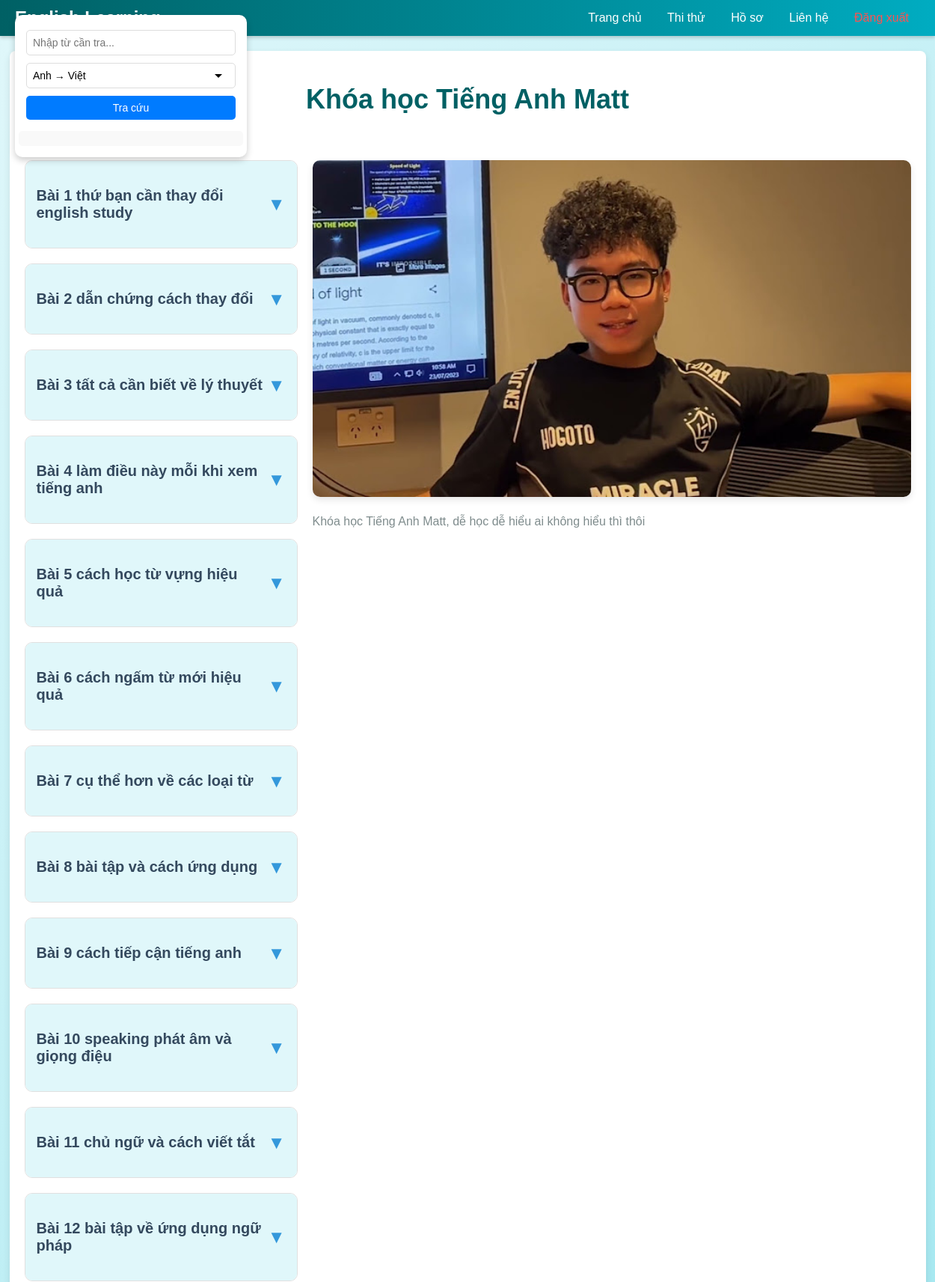
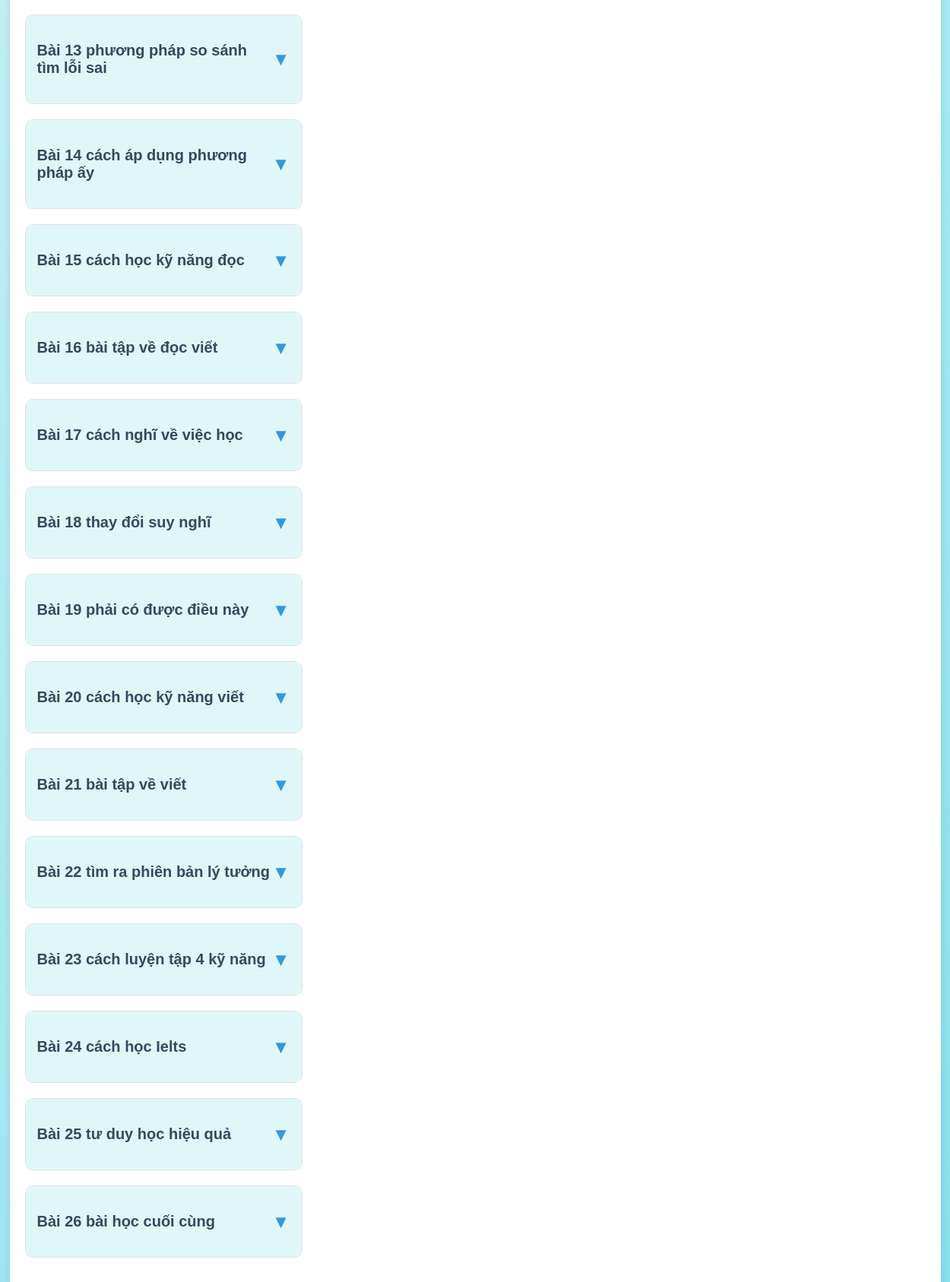
Page /admin/course_detail.php?id=12 (signed in, upper part) on the committed database (2 pictures, top to bottom).
### tables this page shows
CREATE TABLE `courses` (
  `id` int(11) NOT NULL,
  `course_name` varchar(255) NOT NULL,
  `description` text DEFAULT NULL,
  `image` varchar(255) DEFAULT NULL,
  `content_file` varchar(255) DEFAULT NULL,
  `start_date` date DEFAULT NULL,
  `end_date` date DEFAULT NULL,
  `created_at` timestamp NOT NULL DEFAULT current_timestamp(),
  `title` varchar(255) NOT NULL,
  `price` decimal(10,2) NOT NULL DEFAULT 0.00,
  `teacher_name` varchar(255) NOT NULL,
  `video_file` varchar(255) NOT NULL,
  `category` enum('grammar','reading','listening','pronunciation','free') NOT NULL DEFAULT 'free',
  `media_type` enum('audio','video') DEFAULT 'video',
  `media_url` varchar(255) DEFAULT NULL,
  `learning_outcomes` text DEFAULT NULL,
  `likes` int(11) DEFAULT 0
);

CREATE TABLE `sub_lessons` (
  `id` int(11) NOT NULL,
  `course_id` int(11) NOT NULL,
  `title` varchar(255) NOT NULL,
  `description` text DEFAULT NULL,
  `video_url` varchar(255) DEFAULT NULL,
  `content_file` varchar(255) DEFAULT NULL,
  `order_number` int(11) DEFAULT 0
);

### admin/course_detail.php (the view, shortened to what this page needs)
<?php
require_once '../config/config.php';
$course_id = filter_var($_GET['id'] ?? 0, FILTER_SANITIZE_NUMBER_INT);
$stmt = $conn->prepare("SELECT * FROM courses WHERE id = ?");
$stmt->bind_param("i", $course_id);
$stmt->execute();
$course = $stmt->get_result()->fetch_assoc() ?: die("Khóa học không tồn tại!");
$stmt = $conn->prepare("SELECT * FROM sub_lessons WHERE course_id = ? ORDER BY order_number ASC");
$stmt->bind_param("i", $course_id);
$stmt->execute();
$sub_lessons = $stmt->get_result();
?>
<!DOCTYPE html>
<html lang="vi">
<head>
</head>
<body>
<?php include '../searchbar/index.php'; ?>
    <header>
        <div class="logo"><a href="../admin/dashboard.php">English Learning</a></div>
        <nav>
            <a href="../admin/dashboard.php">Trang chủ</a>
            <a href="../test/select_test.php">Thi thử</a>
            <a href="../profile.php">Hồ sơ</a>
            <a href="../contact.php">Liên hệ</a>
            <a href="../auth/logout.php" style="color: #ff5252;">Đăng xuất</a>
        </nav>
    </header>
    <main>
        <div class="course-detail-container">
            <div class="course-header">
                <h1><?php echo htmlspecialchars($course['title']); ?></h1>
            </div>
            <div class="content-wrapper">
                <div class="left-content">
                    <div class="sub-lessons">
                        <?php if ($sub_lessons->num_rows > 0): ?>
                            <?php while ($lesson = $sub_lessons->fetch_assoc()): ?>
                                <div class="sub-lesson">
                                    <div class="sub-lesson-header">
                                        <h3><?php echo htmlspecialchars($lesson['title']); ?></h3>
                                        <span>▼</span>
                                    </div>
                                </div>
                            <?php endwhile; ?>
                        <?php else: ?>
                            <p>Chưa có bài học con nào cho khóa học này.</p>
                        <?php endif; ?>
                    </div>
                </div>
                <div class="right-content">
                    <img src="<?php echo htmlspecialchars($course['image'] ?: '../images/default-course.jpg'); ?>" alt="<?php echo htmlspecialchars($course['title']); ?>" class="course-image" loading="lazy">
                    <p class="course-description"><?php echo htmlspecialchars($course['description']); ?></p>
                </div>
            </div>
        </div>
    </main>
</body>
</html>

### admin/course_detail.php (style rules this page uses)
body { margin: 0; font-family: Arial, sans-serif; background: linear-gradient(135deg, #e0f7fa, #80deea); display: flex; flex-direction: column; min-height: 100vh; }
main { flex: 1; }
header { position: sticky; top: 0; background: linear-gradient(90deg, #006064, #00acc1); color: #fff; padding: 10px 20px; display: flex; justify-content: space-between; align-items: center; box-shadow: 0 2px 5px rgba(0,0,0,0.2); }
.logo { font-size: 24px; font-weight: bold; }
.logo a { color: #fff; text-decoration: none; }
nav a { color: #fff; text-decoration: none; margin: 0 15px; transition: color 0.3s; }
.course-detail-container { width: 98%; max-width: none; margin: 20px auto; padding: 20px; display: flex; flex-wrap: wrap; gap: 20px; box-sizing: border-box; background-color: #fff; border-radius: 8px; box-shadow: 0 4px 10px rgba(0,0,0,0.1); }
.course-header { width: 100%; text-align: center; margin-bottom: 30px; }
.course-header h1 { font-size: 36px; font-weight: 700; color: #006064; margin-bottom: 10px; }
.content-wrapper { display: flex; width: 100%; gap: 20px; }
.left-content { flex: 1; min-width: 300px; }
.right-content { width: 800px; top: 20px; align-self: flex-start; }
.course-image { width: 100%; height: 450px; object-fit: cover; border-radius: 10px; box-shadow: 0 4px 10px rgba(0, 0, 0, 0.1); margin-bottom: 20px; }
.course-description { font-size: 16px; color: #7f8c8d; line-height: 1.6; }
.sub-lesson { margin-bottom: 20px; border: 1px solid #e0e0e0; border-radius: 10px; overflow: hidden; background: #f9fbfd; }
.sub-lesson-header { background: #e0f7fa; padding: 15px; cursor: pointer; display: flex; justify-content: space-between; align-items: center; }
.sub-lesson-header h3 { font-size: 20px; color: #34495e; }
.sub-lesson-header span { font-size: 24px; color: #3498db; }

### rows in the picture
courses: title "Khóa học Tiếng Anh Matt", image (picture), description "Khóa học Tiếng Anh Matt, dễ học dễ hiểu ai không hiểu thì thôi"
sub_lessons: title "Bài 1 thứ bạn cần thay đổi english study"
sub_lessons: title "Bài 2 dẫn chứng cách thay đổi"
sub_lessons: title "Bài 3 tất cả cần biết về lý thuyết"
sub_lessons: title "Bài 4 làm điều này mỗi khi xem tiếng anh"
sub_lessons: title "Bài 5 cách học từ vựng hiệu quả"
sub_lessons: title "Bài 6 cách ngấm từ mới hiệu quả"
sub_lessons: title "Bài 7 cụ thể hơn về các loại từ"
sub_lessons: title "Bài 8 bài tập và cách ứng dụng"
sub_lessons: title "Bài 9 cách tiếp cận tiếng anh"
sub_lessons: title "Bài 10 speaking phát âm và giọng điệu"
sub_lessons: title "Bài 11 chủ ngữ và cách viết tắt"
sub_lessons: title "Bài 12 bài tập về ứng dụng ngữ pháp"
sub_lessons: title "Bài 13 phương pháp so sánh tìm lỗi sai"
sub_lessons: title "Bài 14 cách áp dụng phương pháp ấy"
sub_lessons: title "Bài 15 cách học kỹ năng đọc"
sub_lessons: title "Bài 16 bài tập về đọc viết"
sub_lessons: title "Bài 17 cách nghĩ về việc học"
sub_lessons: title "Bài 18 thay đổi suy nghĩ"
sub_lessons: title "Bài 19 phải có được điều này"
sub_lessons: title "Bài 20 cách học kỹ năng viết"
sub_lessons: title "Bài 21 bài tập về viết"
sub_lessons: title "Bài 22 tìm ra phiên bản lý tưởng"
sub_lessons: title "Bài 23 cách luyện tập 4 kỹ năng"
sub_lessons: title "Bài 24 cách học Ielts"
sub_lessons: title "Bài 25 tư duy học hiệu quả"
sub_lessons: title "Bài 26 bài học cuối cùng"
